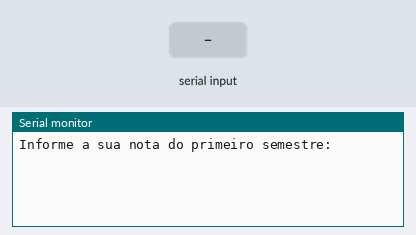
Recording of a sketch running on a simulated Arduino Uno, built with avr-gcc and run on an emulated ATmega328P. Parts: the last lines printed to the serial monitor. The inputs (shaded band) are chosen by the test bench.

Above: at 1.2 s.
1.3 s: "90,45\n" received over Serial
At 2.63 s:
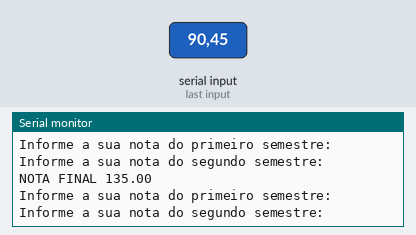
2.8 s: "30,150\n" received over Serial
At 5.0 s:
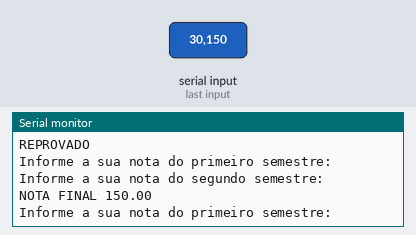

The sketch:

notes.ino
```cpp
void setup()
{
  Serial.begin(9600);
}

void loop()
{
  Serial.println("Informe a sua nota do primeiro semestre: ");
  while(!Serial.available());
  float nota1 = Serial.parseFloat();

  Serial.println("Informe a sua nota do segundo semestre: ");
  while(!Serial.available());
  float nota2 = Serial.parseFloat();

  float soma = nota1 + nota2;

  Serial.println("NOTA FINAL " + String(soma,2));

  if(soma < 60)
  {
  Serial.println("REPROVADO");
  }
}
```

Measured:
- after the input at 1.3 s, the serial monitor: prints a new line at once (image 1)
- after the input at 2.8 s, the serial monitor: prints a new line at once (image 2)
